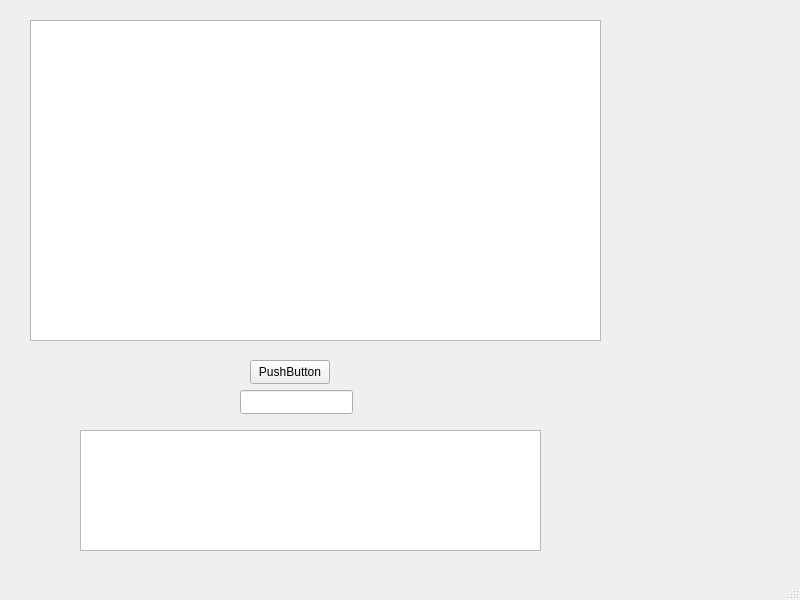
<?xml version="1.0" encoding="UTF-8"?>
<ui version="4.0">
 <class>MainWindow</class>
 <widget class="QMainWindow" name="MainWindow">
  <property name="geometry">
   <rect>
    <x>0</x>
    <y>0</y>
    <width>800</width>
    <height>600</height>
   </rect>
  </property>
  <property name="windowTitle">
   <string>MainWindow</string>
  </property>
  <widget class="QWidget" name="centralwidget">
   <widget class="QListView" name="listView">
    <property name="geometry">
     <rect>
      <x>30</x>
      <y>20</y>
      <width>571</width>
      <height>321</height>
     </rect>
    </property>
   </widget>
   <widget class="QPushButton" name="pushButton">
    <property name="geometry">
     <rect>
      <x>250</x>
      <y>360</y>
      <width>80</width>
      <height>24</height>
     </rect>
    </property>
    <property name="text">
     <string>PushButton</string>
    </property>
   </widget>
   <widget class="QLineEdit" name="lineEdit">
    <property name="geometry">
     <rect>
      <x>240</x>
      <y>390</y>
      <width>113</width>
      <height>24</height>
     </rect>
    </property>
   </widget>
   <widget class="QListView" name="listView_2">
    <property name="geometry">
     <rect>
      <x>80</x>
      <y>430</y>
      <width>461</width>
      <height>121</height>
     </rect>
    </property>
   </widget>
  </widget>
  <widget class="QMenuBar" name="menubar">
   <property name="geometry">
    <rect>
     <x>0</x>
     <y>0</y>
     <width>800</width>
     <height>21</height>
    </rect>
   </property>
  </widget>
  <widget class="QStatusBar" name="statusbar"/>
 </widget>
 <resources/>
 <connections/>
</ui>
